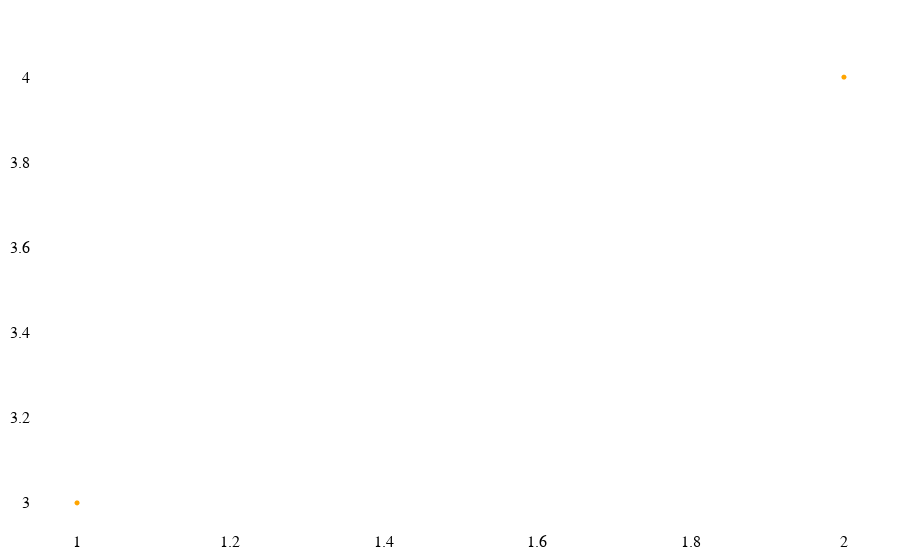

Source (notebook cell):
### Markdown cell above
Wrapper for `go.Scatter`.

### Code cell
pl.show(pl.scatter([1, 2], [3, 4]))

### Figure 1 — Plotly figure (JSON) as saved in the notebook; plotly's stock layout.template omitted (floating-point values rounded to 4 significant figures)
{"data": [{"marker": {"reversescale": false, "showscale": false, "size": 5}, "mode": "markers", "showlegend": false, "type": "scattergl", "x": [1, 2], "y": [3, 4]}], "layout": {}}
